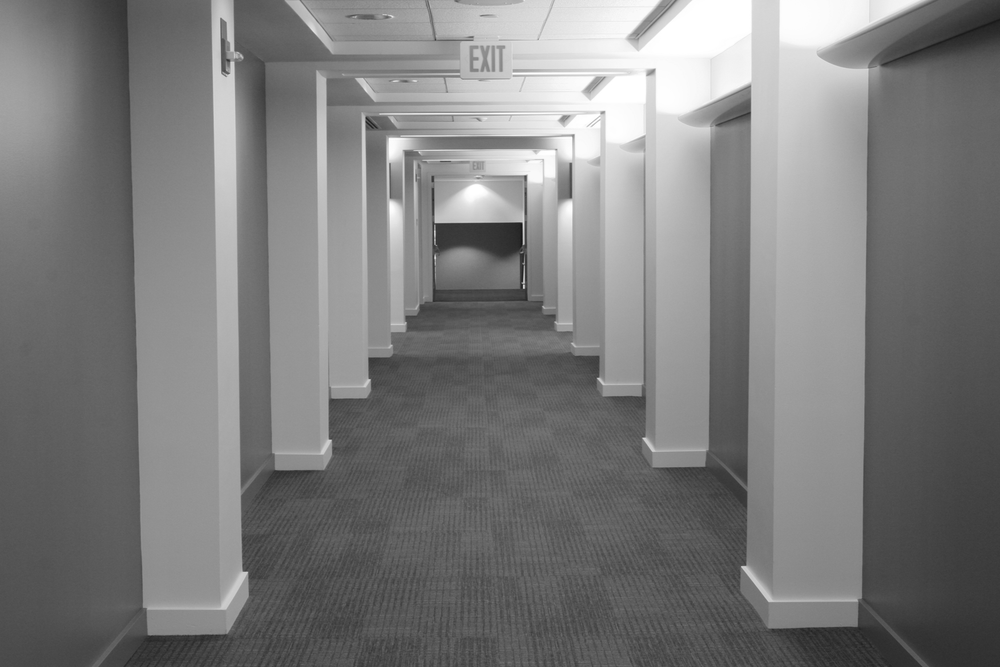
#> input picture Εργαστηριακή Ασκηση - Μέρος Α -2024-2025/Images/Ασκηση 6/hallway.png, 1000 x 667 px, shrunk from 1752 x 1168 before the run
$ jupyter execute 'askisi6(python only).ipynb'   (shell and % lines are left out)
#> lines starting #> are read from the running program, lines starting #| are printed output that depends on the picture; after the words box and inside, x2 and y2 are one past the last pixel; in counts of white or black regions, pixels touching at a corner belong together
# Line Detection in Hallway Image using Hough Transform

This notebook demonstrates line detection in an image using the Canny edge detection algorithm and the Probabilistic Hough Transform. The process consists of the following steps:

1. Load and prepare the image
2. Apply edge detection using the Canny algorithm
3. Detect lines using the Probabilistic Hough Transform
4. Overlay the detected lines on the original image

## 1. Import Required Libraries

[cell 1]
import os

import matplotlib.pyplot as plt
import numpy as np
from PIL import Image
from skimage.color import rgb2gray
from skimage.feature import canny
from skimage.transform import probabilistic_hough_line

# Enable inline plotting

## 2. Load and Prepare the Image

[cell 2]
# Load and prepare the image
img_path = os.path.join("Images", "Ασκηση 6", "hallway.png")
img_rgb = Image.open(img_path).convert("RGB")
img = np.array(img_rgb)
gray = rgb2gray(img)

# Display the original image
plt.figure(figsize=(10, 6))
plt.imshow(img)
plt.axis('off')
plt.title('Original Image')
plt.show()

## 3. Edge Detection

We'll use the Canny edge detection algorithm with a slightly higher sigma to reduce texture noise and tweaked low/high thresholds.

[cell 3]
# Edge detection using Canny algorithm
edges = canny(gray, sigma=2.0, low_threshold=0.05, high_threshold=0.2)
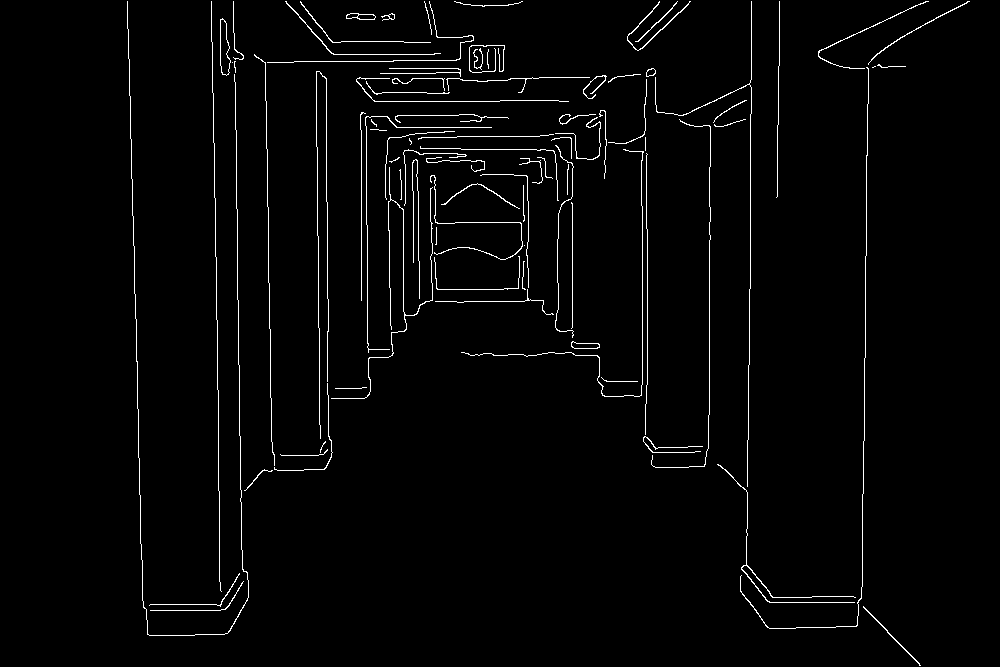
#> edges: shape (667, 1000) bool; 2.2% white in thin lines or dots, all inside (x1, y1, x2, y2) = (127, 1, 970, 666)

# Display the edge-detected image
plt.figure(figsize=(10, 6))
plt.imshow(edges, cmap='gray')
plt.axis('off')
plt.title('Canny Edge Detection')
plt.show()

## 4. Probabilistic Hough Transform

The Probabilistic Hough Transform is an optimization of the standard Hough Transform that processes only a random subset of points. It returns line segments rather than the parameters of the line.

[cell 4]
# Probabilistic Hough Transform to detect lines
lines = probabilistic_hough_line(
    edges,
    threshold=10,     # accumulator threshold
    line_length=60,   # minimum accepted line length
    line_gap=10       # maximum gap to allow connecting segments
)
#> lines = 92 items

print(f"Number of lines detected: {len(lines)}")
#| Number of lines detected: 92
print(f"Example of a detected line: {lines[0] if lines else 'No lines detected'}")
#| Example of a detected line: ((239, 420), (237, 249))

## 5. Overlay Detected Lines on the Original Image

[cell 5]
# Overlay detected lines on the original image
fig, ax = plt.subplots(figsize=(10, 6))
ax.imshow(img)
for ((x0, y0), (x1, y1)) in lines:
    ax.plot([x0, x1], [y0, y1], linewidth=2)  # default color cycle
#> this loop made 92 passes
#> (x0, y0, x1, y1) on passes 1 to 12: (239, 420, 237, 249), (217, 370, 212, 42), (681, 115, 749, 83), (241, 538, 240, 436), (900, 37, 968, 1), (862, 560, 864, 389), (818, 51, 925, 1), (270, 379, 269, 283), (339, 61, 285, 1), (266, 148, 265, 62), (237, 248, 236, 150), (458, 115, 397, 115)
ax.set_axis_off()
ax.set_title(f"Probabilistic Hough lines detected: {len(lines)}")
plt.show()
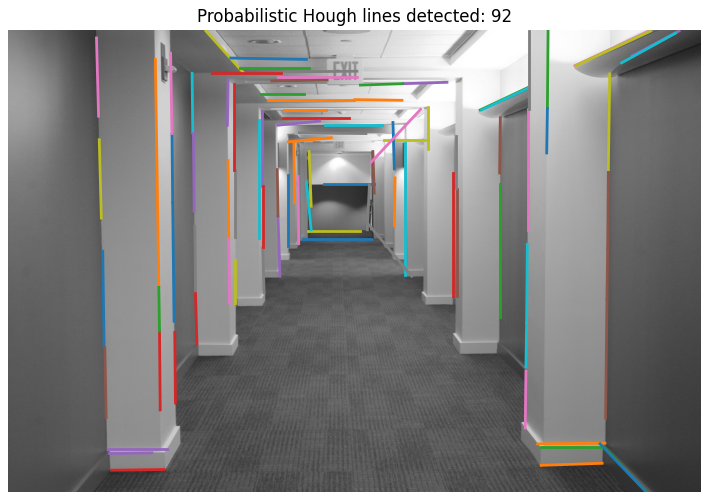
#> figure drawn by matplotlib, 1 panel

# Save the overlay for downloading
overlay_path = "hallway_hough.png"
fig.savefig(overlay_path, bbox_inches="tight")
print(f"Overlay image saved to: {overlay_path}")
